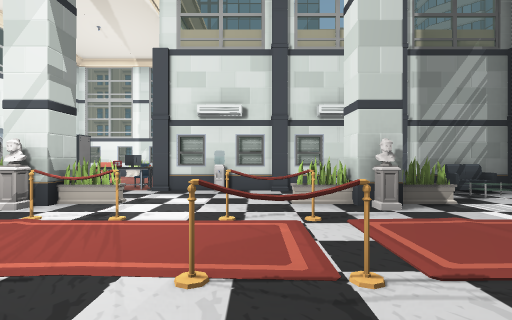
[1] (above)

20 first-person views from a walk through a scene from a Unity 3-D project. The camera is 1.3 m above the floor, looks level and sees 85° across. The floor is counted in squares, 2 m on a side. Each view is taken from the middle of a square. On the plan, view 1 faces up. The plan holds only what a view shows up to about 9 squares ahead; the rest is blank. The place goes on beyond the plan. The player character is not drawn. Door leaves are left out, so doorways stand open.

[2]
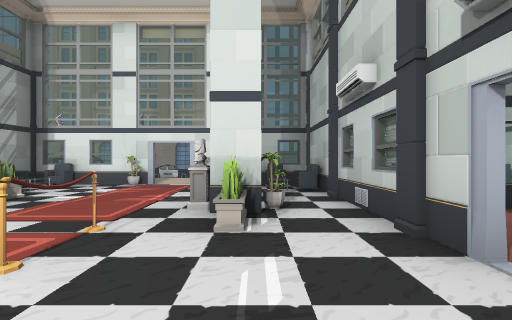

[3]
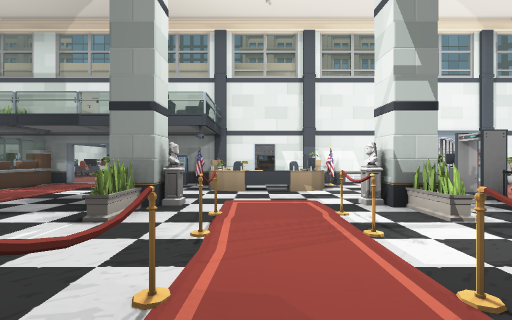

[4]
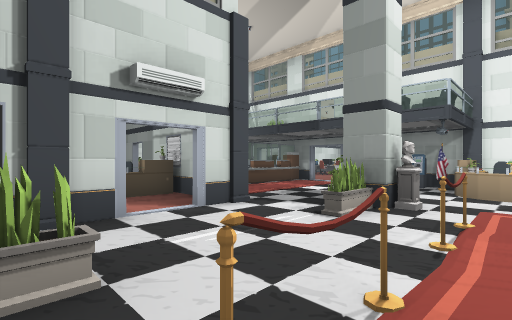

[5]
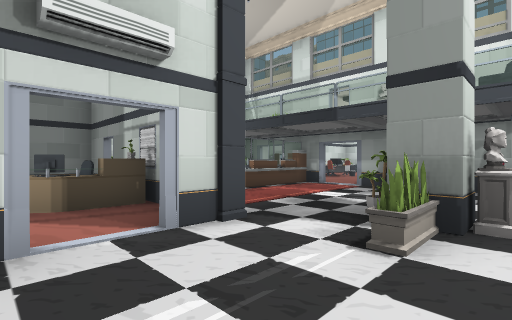

[6]
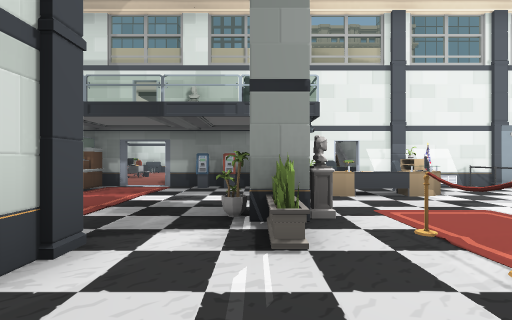

[7]
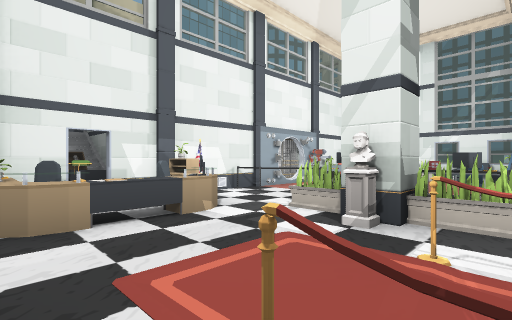

[8]
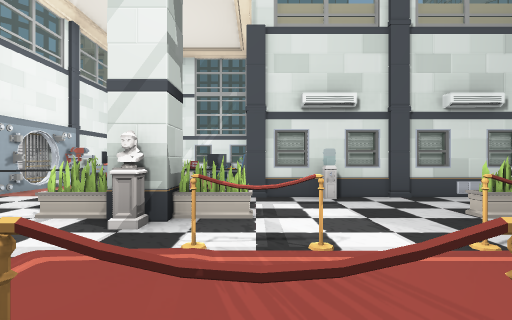

[9]
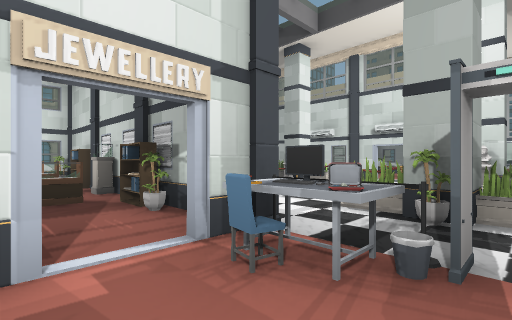

[10]
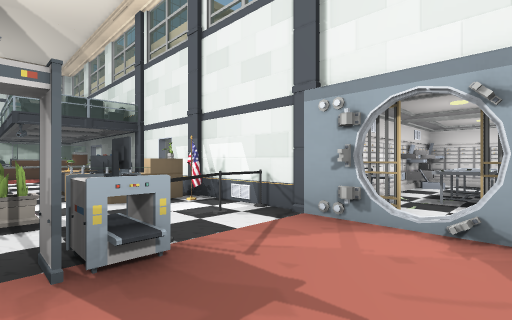

[11]
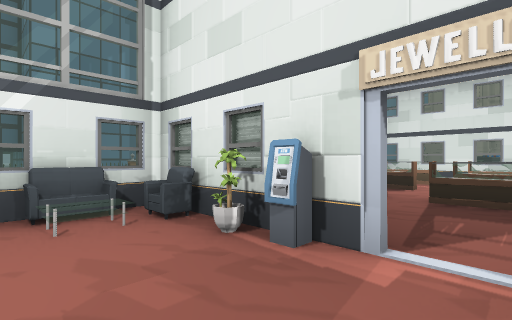

[12]
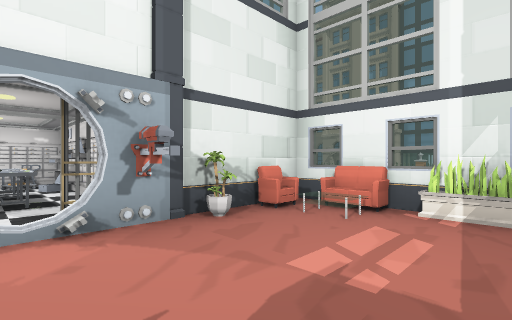

[13]
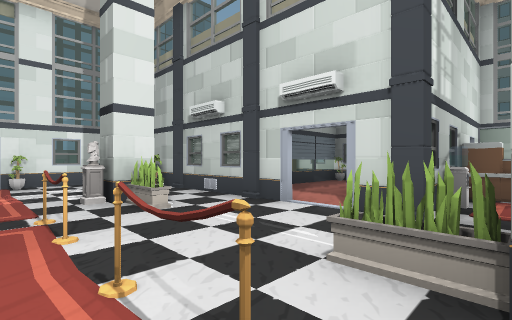

[14]
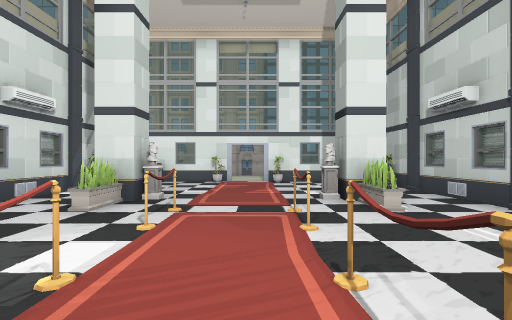

[15]
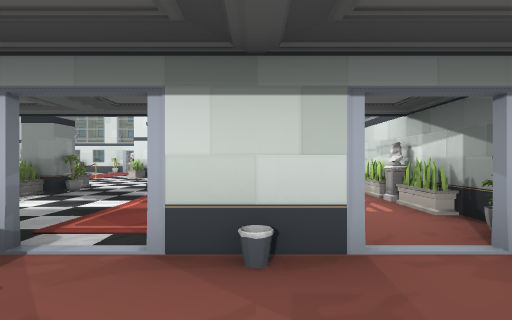

[16]
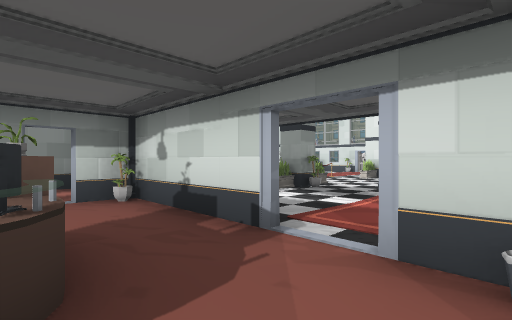

[17]
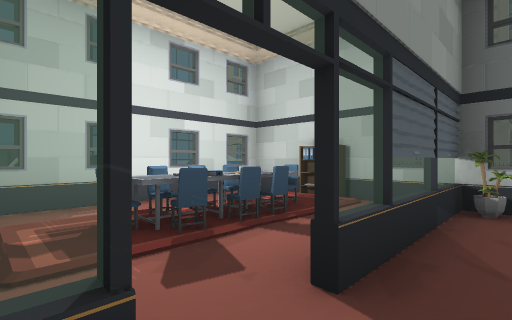

[18]
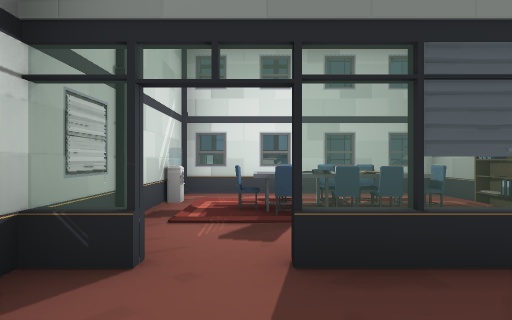

[19]
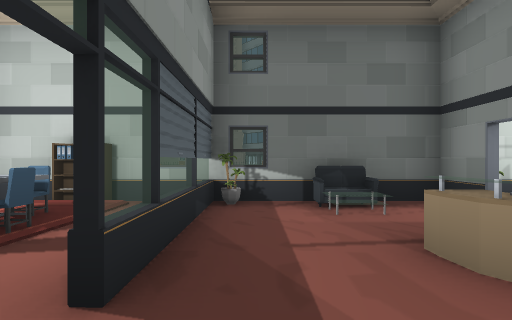

[20]
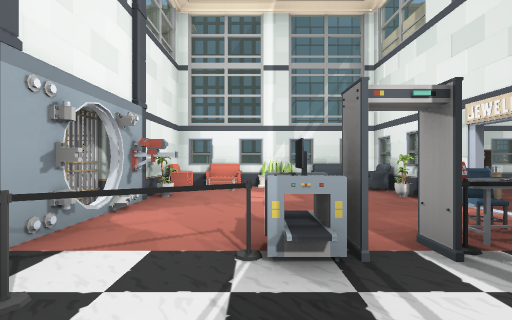

### Floor plan
Key: @ floor where view 1 was taken; # wall or solid block; . floor; / step, stairs or slope; D open door; = window, fence, low wall or low ledge; T table; P pillar; S sofa; C computer; L plant; E desk; O other object.
Columns run from 13 left of view 1 to 7 right of it. Each row starts with its distance up from view 1.
 11       #SLLS####
 10       S/../S .  OOO#
  9   O# OPL...LE. .OOO#
  8 OOTTTOO...OO..O.OOO#
  7 OOTTT#/D..OT..O.OOO#
  6  #O##OPDOOTPOLPPPSP#
  5       #O.LCO.O..OOO#
  4       P..LLP.OLL...=
  3   #OE#PEC..OOOOP..LD.
  2      .DOE..O.O....DD.
  1      DLEE.P.O..P..L#
  0     ..OO.LL..@LL...#
 -1     C.O....PDPP##SP#
 -2      .D....=DD.DPO.=
 -3      .DE..EO...DOT.#
 -4     ..OEEOOOC..#TT.#
 -5      .D..  DO..=TT.#
 -6       D#LL######OO##

Where each view was taken, in squares from view 1:
view 1: 0 up, 0 right, facing up
view 2: 0 up, 2 left, facing right
view 3: 2 up, 1 right, facing left
view 4: 2 up, 1 right, facing down-left
view 5: 1 up, 0 right, facing down-left
view 6: 0 up, 0 right, facing left
view 7: 1 up, 2 left, facing up-left
view 8: 1 up, 2 left, facing up
view 9: 8 up, 4 left, facing down-right
view 10: 8 up, 4 left, facing down-left
view 11: 7 up, 4 left, facing up-right
view 12: 7 up, 4 left, facing up-left
view 13: 2 up, 3 left, facing down-right
view 14: 2 up, 3 left, facing right
view 15: 4 down, 9 left, facing right
view 16: 4 down, 9 left, facing up-right
view 17: 2 down, 1 right, facing down-right
view 18: 3 down, 0 right, facing right
view 19: 2 down, 1 right, facing down
view 20: 4 up, 5 left, facing up
